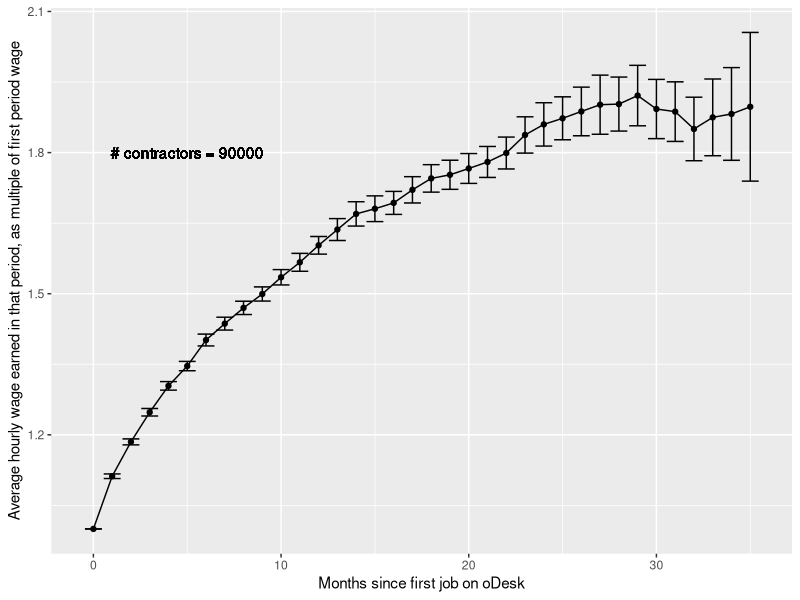

The R source for this figure:
library(ggplot2)

num.c <- 90000
by.month <- data.frame(
                 structure(list(start_month = 0:35, mean_normed = c(1, 1.11199078009128, 
1.18499637916233, 1.24800850769807, 1.3041015725846, 1.34619227067265, 
1.40153549263733, 1.43637491514491, 1.46984875360732, 1.49941975133651, 
1.53493238746695, 1.56672251312447, 1.60285797129425, 1.63641843538979, 
1.66967370986844, 1.68063453466043, 1.69306714604508, 1.72087542016847, 
1.74514104188664, 1.75282051682762, 1.76623341218126, 1.78009441060453, 
1.79911625778719, 1.83750807436224, 1.85995912996781, 1.87289241807216, 
1.88744358179938, 1.90181422431455, 1.90312053919906, 1.92124036626149, 
1.89262227259733, 1.88707216851112, 1.85020679590532, 1.87487838984825, 
1.8821525763266, 1.89738327539684), num = c(76450L, 47987L, 40100L, 
35151L, 31754L, 28830L, 26088L, 24077L, 22097L, 20307L, 18797L, 
17399L, 16035L, 14685L, 13350L, 12145L, 11117L, 10266L, 9234L, 
8427L, 7593L, 6826L, 6149L, 5485L, 4888L, 4368L, 3795L, 3306L, 
2933L, 2481L, 2043L, 1658L, 1314L, 967L, 666L, 323L), se = c(0, 
0.00244185849989539, 0.00317532417954777, 0.00398015975779084, 
0.00453751786415581, 0.00496621911092679, 0.00629878527305102, 
0.00683471601405438, 0.00707395323084725, 0.0075334964051894, 
0.00814657203636137, 0.0095202176174252, 0.00937211276306845, 
0.0116422952043661, 0.0129302152643192, 0.013690534533108, 0.0122386970500907, 
0.013988642540635, 0.01457472008387, 0.0154723237316461, 0.0158603041788552, 
0.0164611744266318, 0.0169694021950805, 0.019288172027127, 0.0230350439712147, 
0.0228210727129082, 0.0258322057487612, 0.0314474100854444, 0.0287006272402416, 
0.0321231291105021, 0.0314725415328345, 0.0316767723815074, 0.0337540354382221, 
0.0407979631924576, 0.0492795178530229, 0.0790265131956014)), .Names = c("start_month", 
"mean_normed", "num", "se"), row.names = c(NA, 36L), class = "data.frame"))

write.csv(by.month, "by_month_data.csv")

g <- qplot(start_month, mean_normed, data = by.month) +
  geom_errorbar(aes(ymin = mean_normed - 2*se, ymax = mean_normed + 2*se)) +
  geom_line() + xlab("Months since first job on oDesk") +
  ylab("Average hourly wage earned in that period, as multiple of first period wage") +
  geom_text(aes(x = 5, y = 1.8, label=paste("# contractors =", num.c)))


svg("wage_growth_plot.svg")
print(g)
dev.off() 
